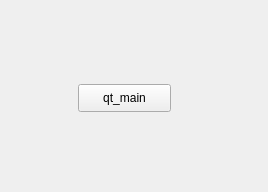
<?xml version="1.0" encoding="UTF-8"?>
<ui version="4.0">
 <class>Form</class>
 <widget class="QWidget" name="Form">
  <property name="geometry">
   <rect>
    <x>0</x>
    <y>0</y>
    <width>268</width>
    <height>192</height>
   </rect>
  </property>
  <property name="windowTitle">
   <string>Form</string>
  </property>
  <widget class="QPushButton" name="pushButton">
   <property name="geometry">
    <rect>
     <x>78</x>
     <y>84</y>
     <width>93</width>
     <height>28</height>
    </rect>
   </property>
   <property name="text">
    <string>qt_main</string>
   </property>
  </widget>
 </widget>
 <resources/>
 <connections/>
</ui>
